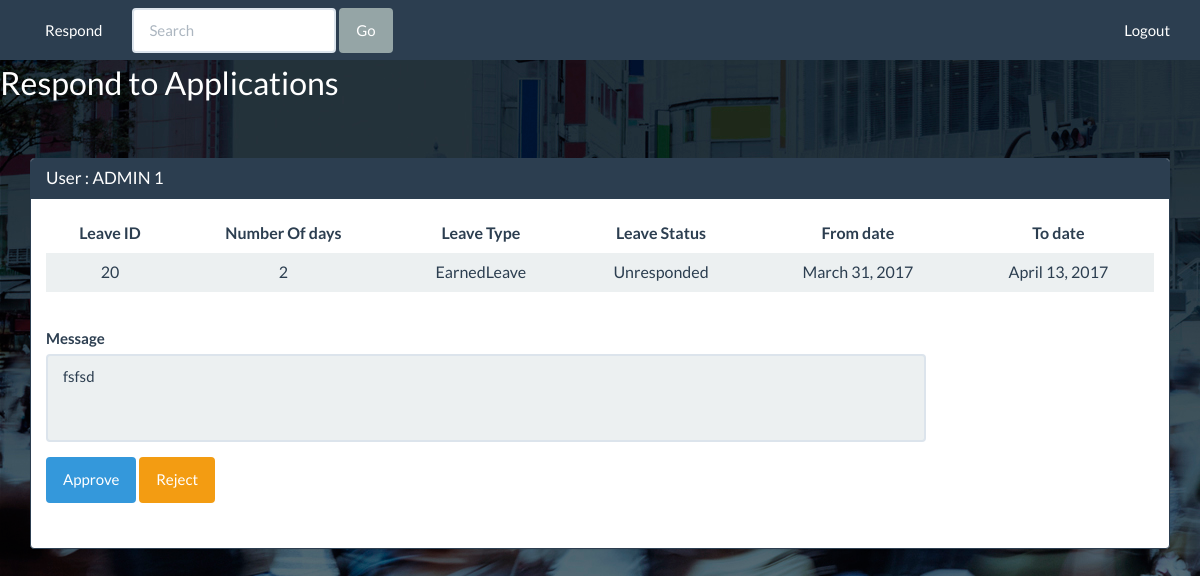
The page /respond/to/leave (signed in) on the database as committed earlier.
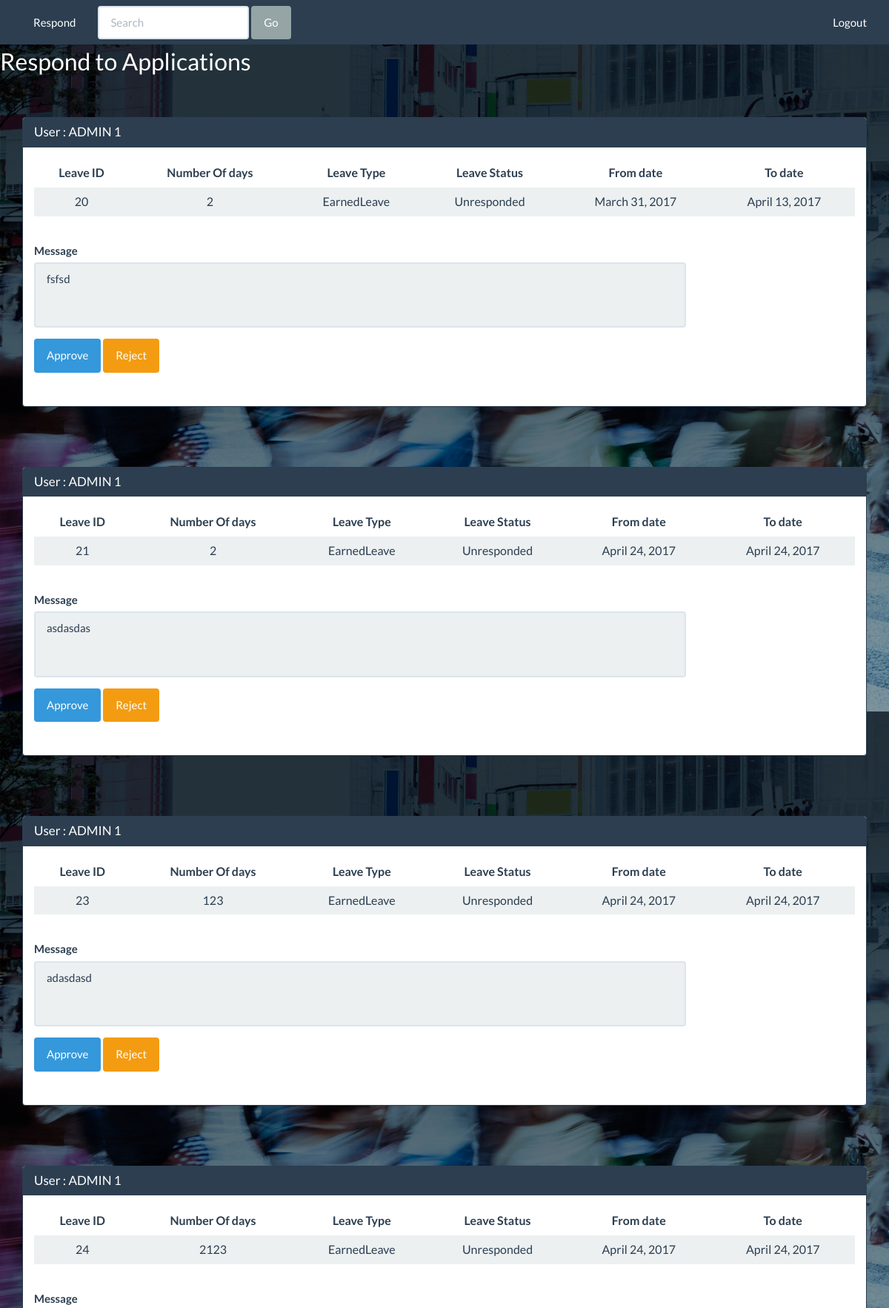
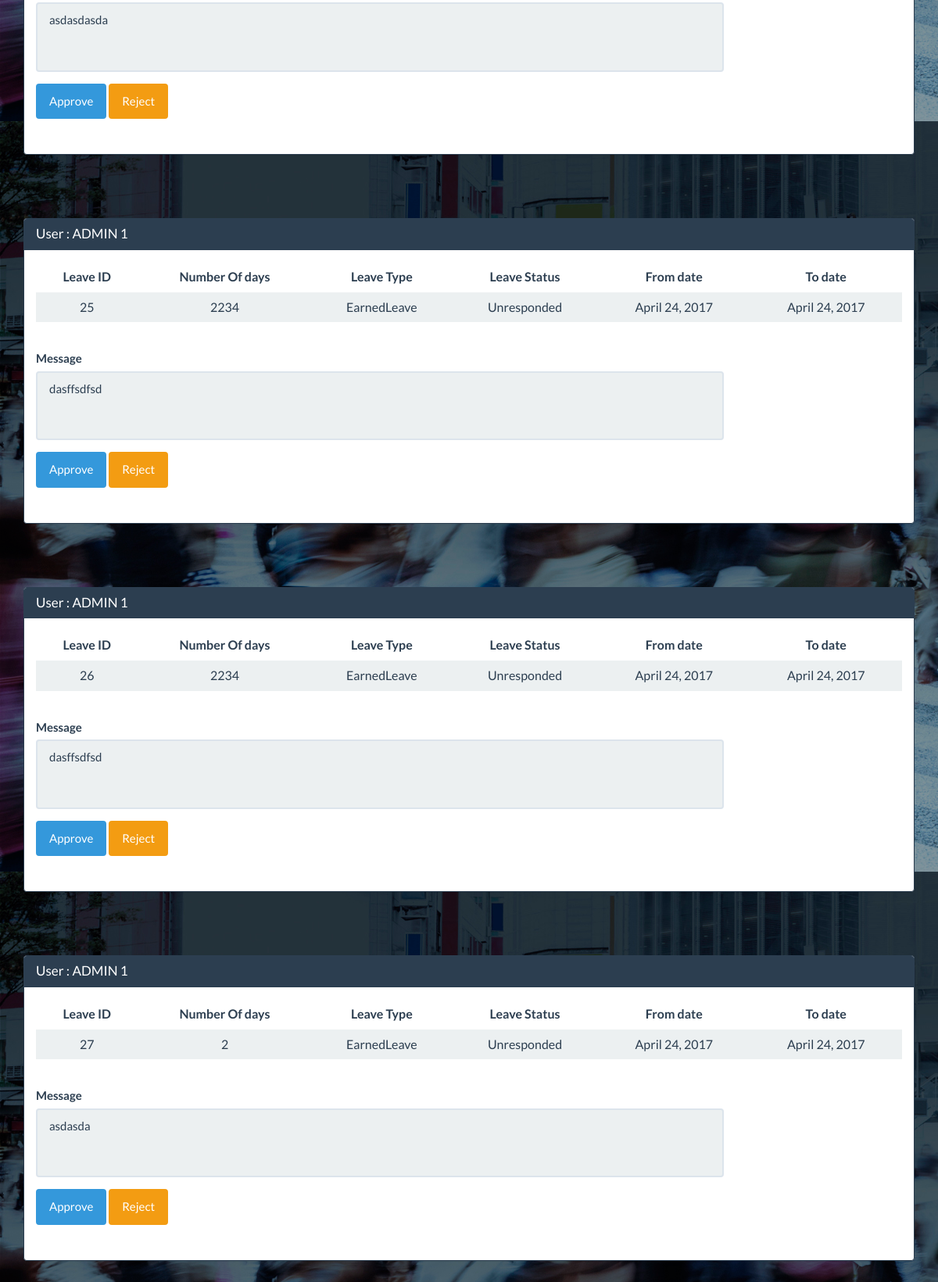
The same page on the database as committed later (2 pictures, top to bottom).
### LeaveManagement/models.py (models this page shows, shortened)
class LeaveApplication(models.Model):
    TYPES_OF_LEAVES = (
        ('SL', 'SickLeave'),
        ('EL', 'EarnedLeave'),
        ('PL', 'PersonalLeave')
    )
    LEAVE_STATUS = (
        ('U', 'Unresponded'),
        ('A', 'Approved'),
        ('R', 'Rejected'),
    )
    leave_id = models.AutoField(primary_key=True)
    applicant = models.ForeignKey(User, related_name='applicant', on_delete=models.CASCADE)
    approver = models.ForeignKey(User, related_name='approver', on_delete=models.CASCADE)
    created_on = models.DateTimeField(auto_now_add=True)
    responded_on = models.DateTimeField(auto_now=True, null=True)
    leave_type = models.CharField(max_length=2, choices=TYPES_OF_LEAVES)
    number_of_days= models.IntegerField()
    from_date = models.DateField()
    to_date = models.DateField()
    leave_status = models.CharField(max_length=1, choices=LEAVE_STATUS, default='U')
    additional_message = models.TextField(max_length=200)
    class Meta:
        db_table = 'LeaveApplication'

### LeaveManagement/views.py (the view, shortened to what this page needs)
# urls.py: url(r'^respond/to/leave$', views.responding_to_leave_application, name='responding_to_leave'),
@login_required
def responding_to_leave_application(request):
    if request.method == "GET":
        applications = LeaveApplication.objects.filter(approver = request.user, leave_status = 'U')
        return render(request, "lm/responding_to_application.html", {"applications":applications})

### LeaveManagement/templates/lm/responding_to_application.html (shortened to what this page needs)
{% extends 'lm/base.html' %}
{% block content %}
<legend><font color="white" size="6">Respond to Applications</font></legend>
    {% for application in applications%}
    <div style="padding:30px">
        <div class="panel panel-primary">
            <div class="panel-heading">
                <h3 class="panel-title">User : {{application.applicant.first_name}}</h3>
            </div>
            <div class="panel-body">
                <table style="text-align:center"  class="table table-striped table-hover ">
                    <thead>
                    <tr>
                        <th style="text-align:center">Leave ID</th>
                        <th style="text-align:center">Number Of days</th>
                        <th style="text-align:center">Leave Type</th>
                        <th style="text-align:center">Leave Status</th>
                        <th style="text-align:center">From date</th>
                        <th style="text-align:center">To date</th>
                    </tr>
                    </thead>
                    <tbody>
                        <tr class="active">
                            <td>{{application.leave_id}}</td>
                            <td>{{application.number_of_days}}</td>
                            <td>{{application.get_leave_type_display}}</td>
                            <td>{{application.get_leave_status_display}}</td>
                            <td>{{application.from_date}}</td>
                            <td>{{application.to_date}}</td>
                        </tr>
                    </tbody>
                </table>
            </div>
            <div class="form-group">
                <label for="textArea" class="col-lg-2 control-label">Message</label>
                <div style="padding:15px;width:80%">
                    <textarea class="form-control" style="resize:none" rows="3" id="textArea" readonly>{{application.additional_message}}</textarea>
                    <form method="POST">{% csrf_token %}
                        <div class="form-group">
                            <div style="padding-top:15px">
                                <button type="submit" value="A" name="submit" id="submit1" class="btn btn-info">Approve</button>
                                <button type="submit" value="R" name="submit" id="submit2" class="btn btn-warning">Reject</button>
                            </div>
                        </div>
                    </form>
                </div>
            </div>
        </div>
    </div>
    {% endfor %}
{% endblock %}

### LeaveManagement/templates/lm/base.html (shortened to what this page needs)
{% load static %}
<html lang="en">
<head>
    <link rel="stylesheet" href="{% static 'lm/css/bootstrap.min.css'%}" />
    <link rel="stylesheet" href="{% static 'lm/css/bootstrap.css'%}" />
</head>
<body   background="{% static 'lm/image/bgimage.jpg' %}">
    <nav class="navbar navbar-default">
  <div class="container-fluid">
    <div class="collapse navbar-collapse" id="bs-example-navbar-collapse-1">
      <ul class="nav navbar-nav">
          {% if request.user.is_staff %}
            <li><a href="{% url 'responding_to_leave' %}">Respond</a></li>
          {% endif %}
      </ul>
      <form class="navbar-form navbar-left" role="search">
        <div class="form-group">
          <input class="form-control" placeholder="Search" type="text">
        </div>
        <button type="submit" class="btn btn-default">Go</button>
      </form>
      <ul class="nav navbar-nav navbar-right">
        <li><a href="{% url 'logout' %}">Logout</a></li>
      </ul>
    </div>
  </div>
</nav>
    {% block content %}
    {% endblock %}
</body>
</html>

### LeaveManagement/templates/lm/base.html (style rules this page uses)
.navbar { margin-bottom: 0; border-radius: 0; }

Rows that differ between the two databases and show on the page:
added LeaveApplication: applicant.first_name "ADMIN 1", leave_id "21", number_of_days "2", leave_type "EarnedLeave", leave_status "Unresponded", from_date "April 24, 2017", to_date "April 24, 2017", additional_message "asdasdas"
added LeaveApplication: applicant.first_name "ADMIN 1", leave_id "23", number_of_days "123", leave_type "EarnedLeave", leave_status "Unresponded", from_date "April 24, 2017", to_date "April 24, 2017", additional_message "adasdasd"
added LeaveApplication: applicant.first_name "ADMIN 1", leave_id "24", number_of_days "2123", leave_type "EarnedLeave", leave_status "Unresponded", from_date "April 24, 2017", to_date "April 24, 2017", additional_message "asdasdasda"
added LeaveApplication: applicant.first_name "ADMIN 1", leave_id "25", number_of_days "2234", leave_type "EarnedLeave", leave_status "Unresponded", from_date "April 24, 2017", to_date "April 24, 2017", additional_message "dasffsdfsd"
added LeaveApplication: applicant.first_name "ADMIN 1", leave_id "26", number_of_days "2234", leave_type "EarnedLeave", leave_status "Unresponded", from_date "April 24, 2017", to_date "April 24, 2017", additional_message "dasffsdfsd"
added LeaveApplication: applicant.first_name "ADMIN 1", leave_id "27", number_of_days "2", leave_type "EarnedLeave", leave_status "Unresponded", from_date "April 24, 2017", to_date "April 24, 2017", additional_message "asdasda"
